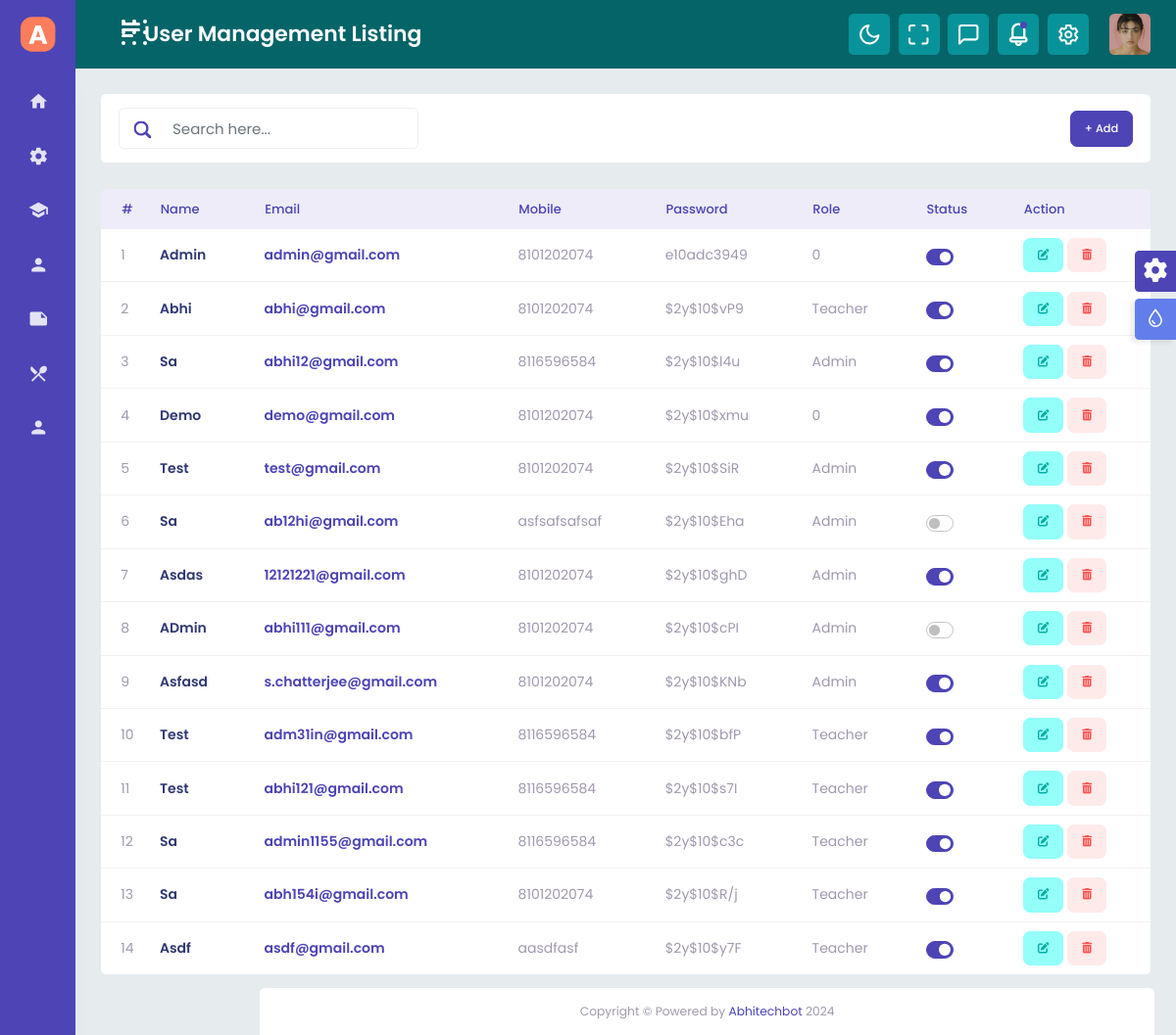
Screenshot of /admin/user.php (signed in) with the database file from the repository.
### tables this page shows
CREATE TABLE `user` (
  `id` int(11) NOT NULL,
  `name` varchar(255) DEFAULT NULL,
  `email` varchar(255) DEFAULT NULL,
  `password` varchar(255) DEFAULT NULL,
  `mobile` varchar(255) DEFAULT NULL,
  `role` varchar(255) DEFAULT NULL,
  `status` int(11) DEFAULT NULL,
  `date` datetime NOT NULL DEFAULT current_timestamp()
);

### admin/user.php (the view, shortened to what this page needs)
<?php
include 'header.php';
?>
<div class="content-body">
    <div class="container-fluid">
        <div class="row">
            <div class="col-xl-12">
                <div class="row">
                    <div class="col-xl-12">
                        <div class="page-title flex-wrap">
                            <div class="input-group search-area mb-md-0 mb-3">
                                <input type="text" class="form-control" placeholder="Search here...">
                                <span class="input-group-text"><a href="javascript:void(0)">
                                    </a></span>
                            </div>
                            <div>
                                <button type="button" class="btn btn-primary" data-bs-toggle="modal"
                                    data-bs-target="#CoursesModal">
                                    + Add
                                </button>
                            </div>
                        </div>
                    </div>
                    <div class="col-xl-12 wow fadeInUp" data-wow-delay="1.5s">
                        <div class="table-responsive full-data">
                            <table
                                class="table-responsive-lg table display dataTablesCard student-tab dataTable no-footer"
                                id="example-student">
                                <thead>
                                    <tr>
                                        <th>#</th>
                                        <th>Name</th>
                                        <th>Email</th>
                                        <th>Mobile</th>
                                        <th>password</th>
                                        <th>Role</th>
                                        <th>Status</th>
                                        <th>Action</th>
                                    </tr>
                                </thead>
                                <tbody>
                                    <?php
                                    $sql = "SELECT * FROM user";
                                    $stmt = $conn->prepare($sql);
                                    $stmt->execute();
                                    $result = $stmt->get_result();
                                    $sno = 0;
                                    while ($row = $result->fetch_assoc()) {
                                        $id = $row['id'];
                                        $name = $row['name'];
                                        $email = $row['email'];
                                        $mobile = $row['mobile'];
                                        $password = $row['password'];
                                        $pass10 = substr($password, 0, 10);
                                        $status = $row['status'];
                                        $role = $row['role'];
                                        $sno += 1;
                                        ?>
                                        <tr>
                                            <td>
                                                <?php echo $sno; ?>
                                            </td>
                                            <td>
                                                <div class="trans-list" style="text-transform: capitalize;">
                                                    <h4>
                                                        <?php echo $name; ?>
                                                    </h4>
                                                </div>
                                            </td>
                                            <td><span class="text-primary font-w600">
                                                    <?php echo $email; ?>
                                                </span></td>
                                            <td>
                                                <div class="">
                                                    <?php echo $mobile; ?>
                                                </div>
                                            </td>
                                            <td>
                                                <div class="">
                                                    <?php echo $pass10; ?>
                                                </div>
                                            </td>
                                            <td>
                                                <div class="" style="text-transform: capitalize;">
                                                    <?php echo $role; ?>
                                                </div>
                                            </td>
                                            <td>
                                                <div class="form-check form-switch">
                                                    <input class="form-check-input" type="checkbox" role="switch" <?php if ($status == '1') {
                                                        echo "checked";
                                                    } ?> id="flexSwitchCheckChecked"
                                                        onclick="toggleStatus(<?php echo $id; ?>)">
                                                </div>
                                            </td>
                                            <td>
                                                <button class='edit btn btn-sm btn-info light' id="<?php echo $id; ?>"><i
                                                        class="fa-solid fa-pen-to-square"></i></button>
                                                <a href="javascript:void()" class="delete btn btn-sm light btn-danger" onclick="confirmDelete();"><i class="fa-solid fa-trash-can"></i>
                                                </a>
                                            </td>
                                        </tr>
                                        <?php
                                    }
                                    ?>
                                </tbody>
                            </table>
                        </div>
                    </div>
                </div>
            </div>
        </div>
    </div>
</div>
</div>
<?php
include 'footer.php';
?>

### rows the page displays
user: name "Admin", email "admin@gmail.com", mobile "8101202074", password "e10adc3949", role "0", status "☑"
user: name "Abhi", email "abhi@gmail.com", mobile "8101202074", password "$2y$10$vP9", role "Teacher", status "☑"
user: name "Sa", email "abhi12@gmail.com", mobile "8116596584", password "$2y$10$l4u", role "Admin", status "☑"
user: name "Demo", email "demo@gmail.com", mobile "8101202074", password "$2y$10$xmu", role "0", status "☑"
user: name "Test", email "test@gmail.com", mobile "8101202074", password "$2y$10$SiR", role "Admin", status "☑"
user: name "Sa", email "ab12hi@gmail.com", mobile "asfsafsafsaf", password "$2y$10$Eha", role "Admin"
user: name "Asdas", email "12121221@gmail.com", mobile "8101202074", password "$2y$10$ghD", role "Admin", status "☑"
user: name "ADmin", email "abhi111@gmail.com", mobile "8101202074", password "$2y$10$cPI", role "Admin"
user: name "Asfasd", email "s.chatterjee@gmail.com", mobile "8101202074", password "$2y$10$KNb", role "Admin", status "☑"
user: name "Test", email "adm31in@gmail.com", mobile "8116596584", password "$2y$10$bfP", role "Teacher", status "☑"
user: name "Test", email "abhi121@gmail.com", mobile "8116596584", password "$2y$10$s7I", role "Teacher", status "☑"
user: name "Sa", email "admin1155@gmail.com", mobile "8116596584", password "$2y$10$c3c", role "Teacher", status "☑"
user: name "Sa", email "abh154i@gmail.com", mobile "8101202074", password "$2y$10$R/j", role "Teacher", status "☑"
user: name "Asdf", email "asdf@gmail.com", mobile "aasdfasf", password "$2y$10$y7F", role "Teacher", status "☑"

### other values shown
getPageTitle() "User Management Listing"
